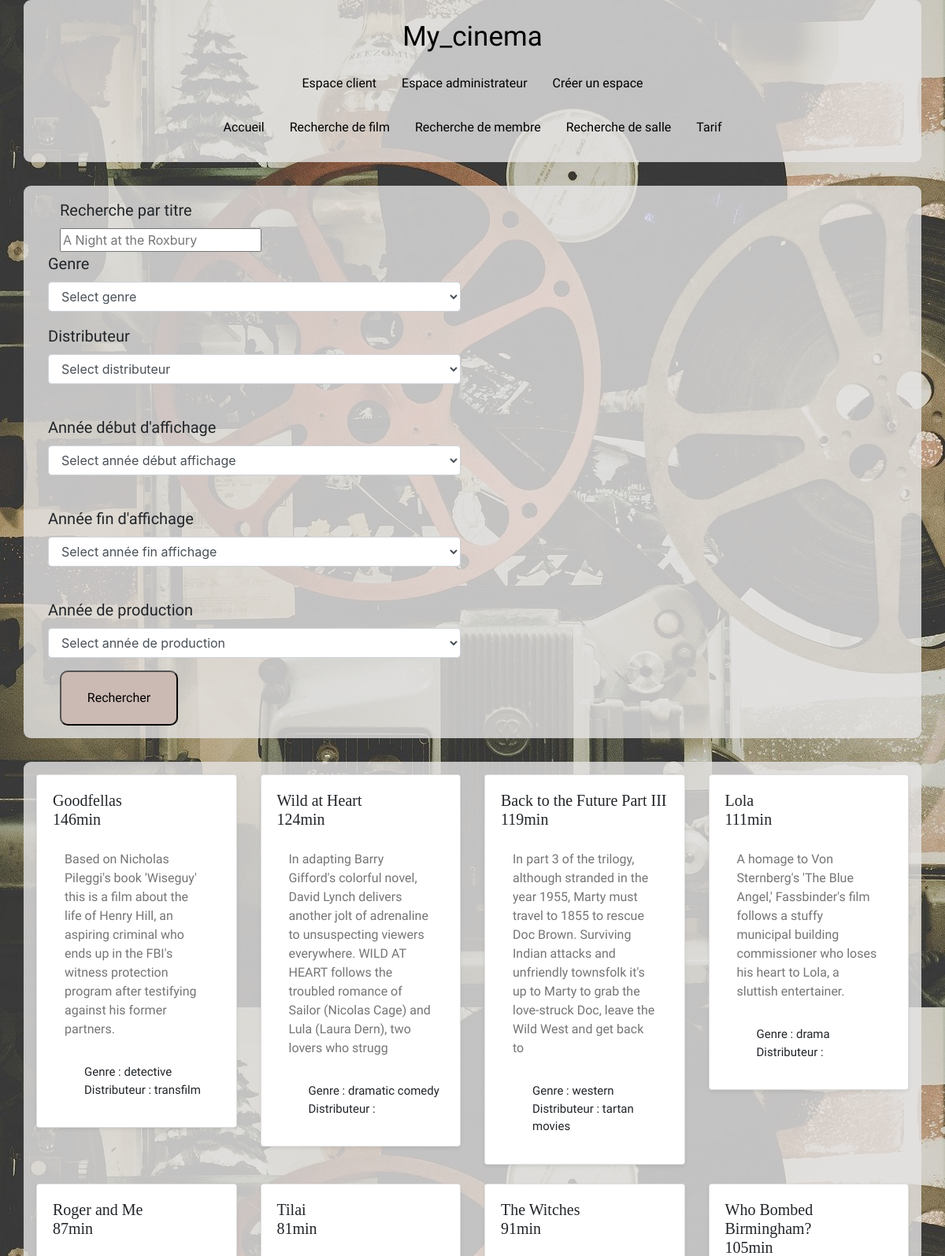
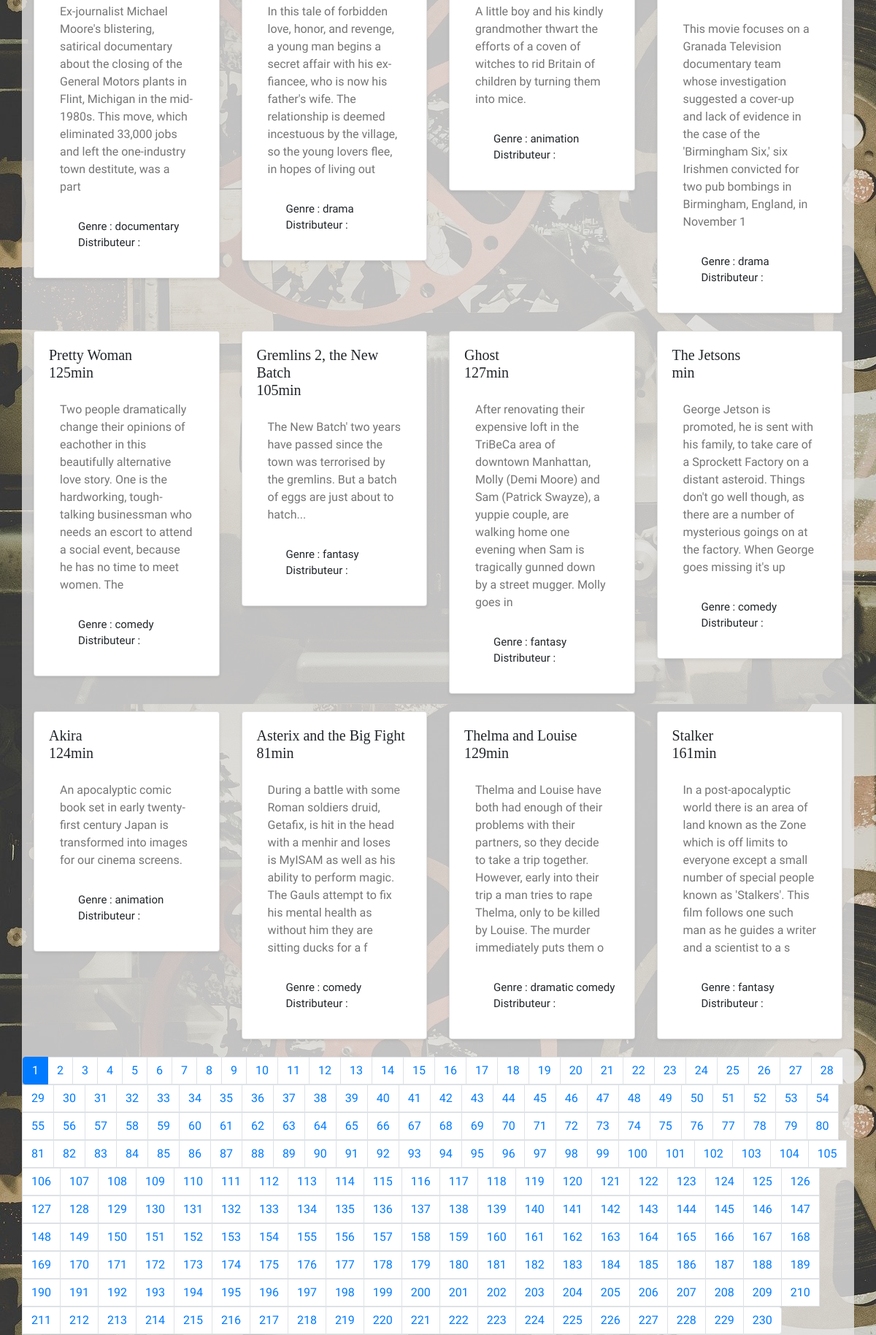
The page /recherche_by_film.php (upper part) on the database its author committed (2 pictures, top to bottom).
### tables this page shows
CREATE TABLE `film` (
  `id_film` int(11) NOT NULL,
  `id_genre` tinyint(4) DEFAULT NULL,
  `id_distrib` int(11) DEFAULT NULL,
  `titre` varchar(255) NOT NULL,
  `resum` varchar(300) NOT NULL,
  `date_debut_affiche` date DEFAULT NULL,
  `date_fin_affiche` date NOT NULL,
  `duree_min` int(11) DEFAULT NULL,
  `annee_prod` int(11) DEFAULT NULL,
  PRIMARY KEY (`id_film`),
  KEY `id_genre` (`id_genre`),
  KEY `id_distrib` (`id_distrib`)
);

CREATE TABLE `genre` (
  `id_genre` tinyint(4) NOT NULL,
  `nom` varchar(255) NOT NULL,
  PRIMARY KEY (`id_genre`)
);

CREATE TABLE `distrib` (
  `id_distrib` int(11) NOT NULL,
  `nom` varchar(255) NOT NULL,
  `telephone` varchar(255) NOT NULL,
  `adresse` varchar(255) DEFAULT NULL,
  `cpostal` varchar(255) DEFAULT NULL,
  `ville` varchar(255) DEFAULT NULL,
  `pays` varchar(255) DEFAULT NULL,
  PRIMARY KEY (`id_distrib`)
);

### recherche_by_film.php (the view, shortened to what this page needs)
<?php
    require ("header.php");
    $page = $_GET['page'] ?? 1;
    $recherche_titre = $_GET['recherche']??null;
    $genre_selected = $_GET['gender_type']??null;
    $distrib_select = $_GET['name_distrib']??null;
    $annee_affiche_deb_select = $_GET['deb_affiche']??null;
    $annee_affiche_fin_select = $_GET['fin_affiche']??null;
    $annee_prod_select = $_GET['year_prod']??null;
    $return_films = get_films($page,$recherche_titre,$genre_selected,$distrib_select,$annee_affiche_deb_select,
                                $annee_affiche_fin_select,$annee_prod_select);
?>
<div class="container px-3 py-3">
    <form class="form col-md-6" method="get">
        <div class="col-md-6">
            <label for="recherche">
                Recherche par titre
            </label>
            <input type="text" name="recherche" id="recherche" placeholder="A Night at the Roxbury" >
        </div>
        <div class="form-group">
            <label for="select_gender">Genre</label>
            <select name="gender_type" class="form-control" id="select_gender">
                <option value="">Select genre</option>
            </select>
        </div>
        <div class="form-group">
            <label for="select_distrib">Distributeur</label>
            <select name="name_distrib" class="form-control" id="select_distrib">
                <option value="">Select distributeur</option>
            </select>
        </div>
        <br>
        <div class="form-group">
            <label for="year_first_affiche">Année début d'affichage</label>
            <select name="deb_affiche" class="form-control" id="year_first_affiche">
                <option value="">Select année début affichage</option>
            </select>
        </div>
        <br>
        <div class="form-group">
            <label for="year_last_affiche">Année fin d'affichage</label>
            <select name="fin_affiche" class="form-control" id="year_last_affiche">
                <option value="">Select année fin affichage</option>
            </select>
        </div>
        <br>
        <div class="form-group">
            <label for="year_annee_prod">Année de production</label>
            <select name="year_prod" class="form-control" id="year_annee_prod">
                <option value="">Select année de production</option>
            </select>
        </div>
        <div class="col-md-6">
            <input class = "button" type="submit" name="submit" value="Rechercher">
        </div>
    </form>
</div>
<div class="container px-3 py-3">
    <div class="row">
    <?php foreach ($return_films as $value){ ?>
        <div class="col-md-3">
            <div class="card mb-4 shadow-sm">
                <div class="card-body">
                    <h5 class="card-title nom_film">
                        <?= $value['titre'] ;?>
                        <br>
                        <?=$value['duree_min']."min"; ?>
                    </h5>
                    <p class="card-text resum_film"> <?= $value['resum']; ?> </p>
                    <div class="d-flex justify-content-between align-items-center">
                        <div class="btn-group">
                            <ol>
                                <li class="genre_film"> Genre :  <?= $value['nom_genre']; ?></li>
                                <li class="distrib_film"> Distributeur :  <?= $value['nom_distrib']; ?></li>
                            </ol>
                        </div>
                    </div>
                </div>
            </div>
        </div>
        <?php } ?>
    </div>
    <div class="row">
    </div>
</div>
<?php
 require ("footer.php");
?>

### style.css (style rules this page uses)
body { background-image: url("rss/img/img2.jpg"); }
.container { background-color: rgba(231,229,229,0.8); border-radius: 9px; }
.container + .container { margin-top: 30px; }
h5,h2 { font-family: 'Fredericka the Great', cursive; font-size: 25px; }
label { font-size: 20px; font-family: 'Rye', cursive; }
.nom_film,.membre_nom,.nom_salle,.nom_prenom { font-family: 'Cinzel Decorative', cursive; font-size: 20px; }
.resum_film,.membre_vile,.membre_cp,.salle_siege,.salle_etage,.titre_film,.date_vu { padding: 15px; font-family: 'Special Elite', cursive; color: #757575; }
.genre_film , .distrib_film,.membre_abo,.avis_film { font-family: 'Special Elite', cursive; font-size: 15px; list-style: none; }
.button { font-family: 'Rye', cursive; background-color: #cbb9b3; border-radius: 10px; height: 70px; width: 150px; }

### rows shown on the page
film: titre "Goodfellas", duree_min "146", resum "Based on Nicholas Pileggi's book 'Wiseguy' this is a film about the life of Henry Hill, an aspiring criminal who ends up in the FBI's witness protection program after testifying against his former partners.", id_genre.nom "detective", id_distrib.nom "transfilm"
film: titre "Wild at Heart", duree_min "124", resum "In adapting Barry Gifford's colorful novel, David Lynch delivers another jolt of adrenaline to unsuspecting viewers everywhere. WILD AT HEART follows the troubled romance of Sailor (Nicolas Cage) and Lula (Laura Dern), two lovers who strugg", id_genre.nom "dramatic comedy"
film: titre "Back to the Future Part III", duree_min "119", resum "In part 3 of the trilogy, although stranded in the year 1955, Marty must travel to 1855 to rescue Doc Brown. Surviving Indian attacks and unfriendly townsfolk it's up to Marty to grab the love-struck Doc, leave the Wild West and get back to", id_genre.nom "western", id_distrib.nom "tartan movies"
film: titre "Lola", duree_min "111", resum "A homage to Von Sternberg's 'The Blue Angel,' Fassbinder's film follows a stuffy municipal building commissioner who loses his heart to Lola, a sluttish entertainer.", id_genre.nom "drama"
film: titre "Roger and Me", duree_min "87", resum "Ex-journalist Michael Moore's blistering, satirical documentary about the closing of the General Motors plants in Flint, Michigan in the mid-1980s. This move, which eliminated 33,000 jobs and left the one-industry town destitute, was a part", id_genre.nom "documentary"
film: titre "Tilai", duree_min "81", resum "In this tale of forbidden love, honor, and revenge, a young man begins a secret affair with his ex-fiancee, who is now his father's wife. The relationship is deemed incestuous by the village, so the young lovers flee, in hopes of living out", id_genre.nom "drama"
film: titre "The Witches", duree_min "91", resum "A little boy and his kindly grandmother thwart the efforts of a coven of witches to rid Britain of children by turning them into mice.", id_genre.nom "animation"
film: titre "Who Bombed Birmingham?", duree_min "105", resum "This movie focuses on a Granada Television documentary team whose investigation suggested a cover-up and lack of evidence in the case of the 'Birmingham Six,' six Irishmen convicted for two pub bombings in Birmingham, England, in November 1", id_genre.nom "drama"
film: titre "Pretty Woman", duree_min "125", resum "Two people dramatically change their opinions of eachother in this beautifully alternative love story. One is the hardworking, tough-talking businessman who needs an escort to attend a social event, because he has no time to meet women. The", id_genre.nom "comedy"
film: titre "Gremlins 2, the New Batch", duree_min "105", resum "The New Batch' two years have passed since the town was terrorised by the gremlins. But a batch of eggs are just about to hatch...", id_genre.nom "fantasy"
film: titre "Ghost", duree_min "127", resum "After renovating their expensive loft in the TriBeCa area of downtown Manhattan, Molly (Demi Moore) and Sam (Patrick Swayze), a yuppie couple, are walking home one evening when Sam is tragically gunned down by a street mugger. Molly goes in", id_genre.nom "fantasy"
film: titre "The Jetsons", resum "George Jetson is promoted, he is sent with his family, to take care of a Sprockett Factory on a distant asteroid. Things don't go well though, as there are a number of mysterious goings on at the factory. When George goes missing it's up", id_genre.nom "comedy"
film: titre "Akira", duree_min "124", resum "An apocalyptic comic book set in early twenty-first century Japan is transformed into images for our cinema screens.", id_genre.nom "animation"
film: titre "Asterix and the Big Fight", duree_min "81", resum "During a battle with some Roman soldiers druid, Getafix, is hit in the head with a menhir and loses is MyISAM as well as his ability to perform magic. The Gauls attempt to fix his mental health as without him they are sitting ducks for a f", id_genre.nom "comedy"
film: titre "Thelma and Louise", duree_min "129", resum "Thelma and Louise have both had enough of their problems with their partners, so they decide to take a trip together. However, early into their trip a man tries to rape Thelma, only to be killed by Louise. The murder immediately puts them o", id_genre.nom "dramatic comedy"
film: titre "Stalker", duree_min "161", resum "In a post-apocalyptic world there is an area of land known as the Zone which is off limits to everyone except a small number of special people known as 'Stalkers'. This film follows one such man as he guides a writer and a scientist to a s", id_genre.nom "fantasy"
